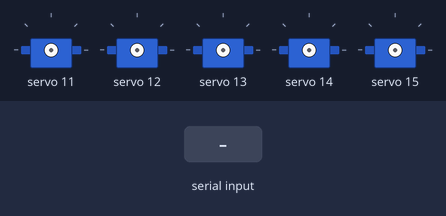
The sketch below on a simulated Arduino Uno, built with avr-gcc and run on an emulated ATmega328P. On the bench: 5 × servo. The inputs (shaded band) are chosen by the test bench. What the sketch prints to the serial monitor is not drawn.

Above: at 1.2 s.
1.3 s: "a" received over Serial
2.8 s: "b" received over Serial
At 4.0 s:
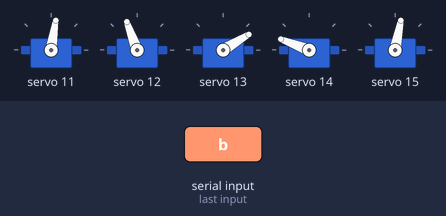
4.3 s: "c" received over Serial
At 5.2 s:
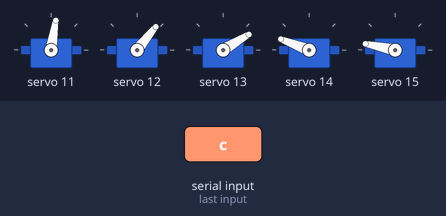
5.8 s: "d" received over Serial
At 6.4 s:
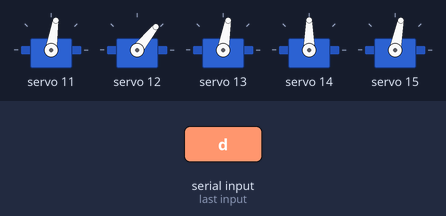
7.3 s: "a" received over Serial
At 8.7 s:
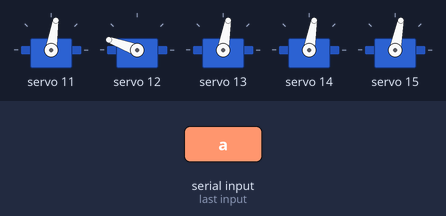
Timing chart, 0 to 9.8 s (numbered marks = the images above; inputs shaded):
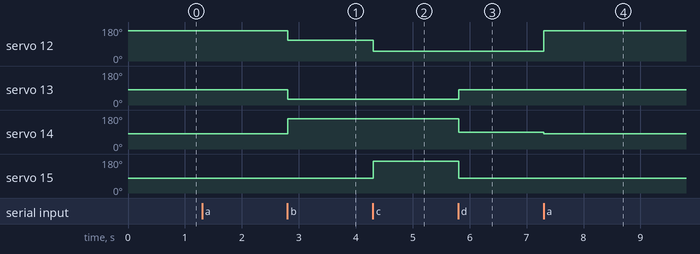

Measured:
- after the input at 2.8 s, servo 12: 160° → 110° at once; servo 13: 80° → 31° at once; servo 14: 80° → 159° at once
- after the input at 4.3 s, servo 12: 110° → 51° at once; servo 15: 79° → 168° at once
- after the input at 5.8 s, servo 13: 31° → 80° at once; servo 14: 159° → 90° at once; servo 15: 168° → 79° at once
- after the input at 7.3 s, servo 12: 51° → 160° at once; servo 14: 90° → 80° at once

The sketch:

Robu-Arduino.ino
```cpp
#include <Wire.h>
#include <Adafruit_PWMServoDriver.h>

// called this way, it uses the default address 0x40
Adafruit_PWMServoDriver pwm = Adafruit_PWMServoDriver();

#define SERVOMIN  125 // this is the 'minimum' pulse length count (out of 4096)
#define SERVOMAX  575 // this is the 'maximum' pulse length count (out of 4096)

uint8_t servonum = 0;

void setup() {
  Serial.begin(9600);

  Serial.println("16 channel Servo test!");

  pwm.begin();
  pwm.setPWMFreq(60);
}

void loop() {
  if (Serial.available() > 0) {
    char command = Serial.read();
    if (command == 'a') {
  pwm.setPWM(11, 11, angleToPulse(90));
  pwm.setPWM(12, 12, angleToPulse(170));
  pwm.setPWM(13, 13, angleToPulse(90));
  pwm.setPWM(14, 14, angleToPulse(90));
    } else if (command == 'b') {
  pwm.setPWM(11, 11, angleToPulse(90));
  pwm.setPWM(12, 12, angleToPulse(120));
  pwm.setPWM(13, 13, angleToPulse(40));
  pwm.setPWM(14, 14, angleToPulse(170));
  pwm.setPWM(15, 15, angleToPulse(90));
    }
    else if (command == 'c') {
  pwm.setPWM(11, 11, angleToPulse(90));
  pwm.setPWM(12, 12, angleToPulse(60));
  pwm.setPWM(13, 13, angleToPulse(40));
  pwm.setPWM(14, 14, angleToPulse(170));
  pwm.setPWM(15, 15, angleToPulse(180));
    }
    else if (command == 'd') {
  pwm.setPWM(11, 11, angleToPulse(90));
  pwm.setPWM(12, 12, angleToPulse(60));
  pwm.setPWM(13, 13, angleToPulse(90));
  pwm.setPWM(14, 14, angleToPulse(100));
  pwm.setPWM(15, 15, angleToPulse(90));


    }
  }
}

int angleToPulse(int ang) {
  int pulse = map(ang, 0, 180, SERVOMIN, SERVOMAX);
  return pulse;
}

int getCurrentAngle(int servo) {
  uint16_t pulse = pwm.getPWM(servo);
  int angle = map(pulse, SERVOMIN, SERVOMAX, 0, 180);
  return angle;
}
```
